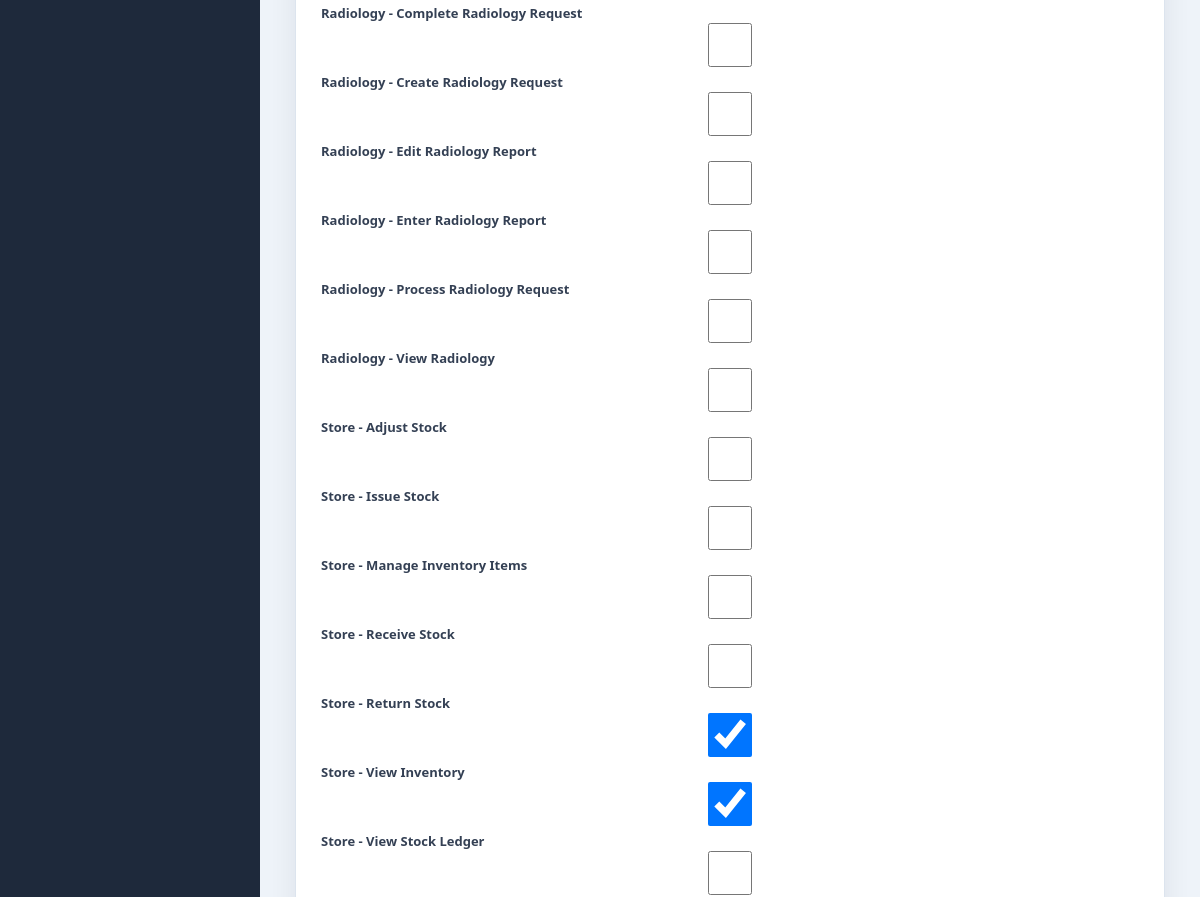
Before: /modules/administration/permissions/matrix.php (signed in, middle part) with the older database file.
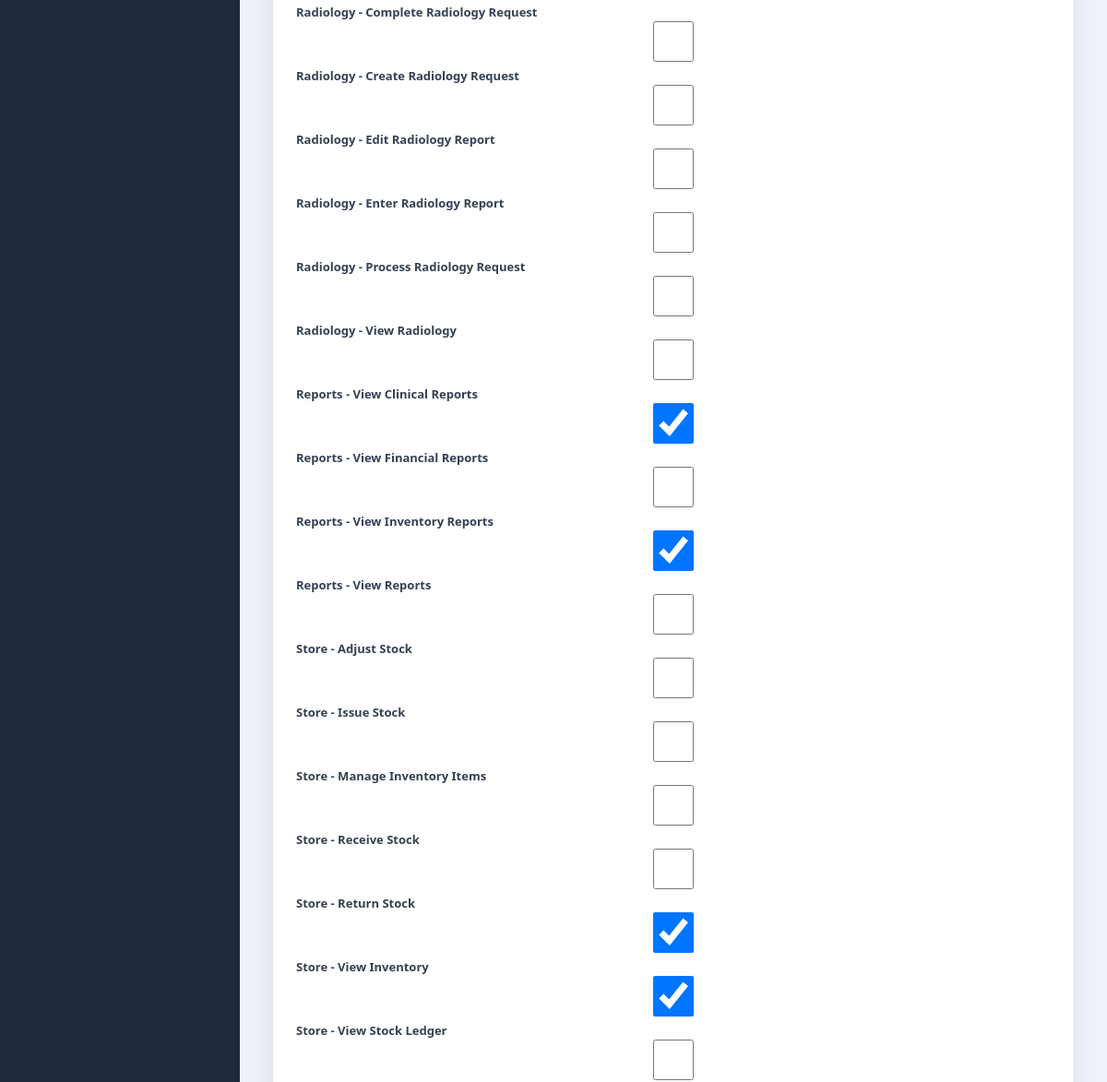
After: the same page with the newer database file.
### tables this page shows
CREATE TABLE `permissions` (
  `id` int(11) NOT NULL AUTO_INCREMENT,
  `permission_key` varchar(100) NOT NULL,
  `permission_name` varchar(150) NOT NULL,
  `module` varchar(100) NOT NULL,
  `description` text DEFAULT NULL,
  `is_active` tinyint(1) NOT NULL DEFAULT 1,
  `created_at` timestamp NOT NULL DEFAULT current_timestamp(),
  `updated_at` timestamp NULL DEFAULT NULL ON UPDATE current_timestamp(),
  PRIMARY KEY (`id`),
  UNIQUE KEY `uq_permissions_key` (`permission_key`),
  KEY `idx_permissions_module` (`module`),
  KEY `idx_permissions_active` (`is_active`)
);

### modules/administration/partials/bootstrap.php (called while the page is built, shortened)
<?php
require_once __DIR__ . '/../../../config/auth.php';
require_once __DIR__ . '/../../../config/database.php';
require_once __DIR__ . '/../../../config/helpers.php';
require_once __DIR__ . '/../../../services/RoleService.php';
require_once __DIR__ . '/../../../services/PermissionService.php';
require_once __DIR__ . '/../../../services/UserDepartmentService.php';
$permissionService = new PermissionService($pdo);
$roleService = new RoleService($pdo);

### services/PermissionService.php (called while the page is built, shortened)
<?php
class PermissionService
{
    private PDO $pdo;
    public function __construct(PDO $pdo, ?SettingsService $settingsService = null)
    {
        $this->pdo = $pdo;
    }
    public function listPermissions(bool $includeInactive = true): array
    {
        $sql = '
            SELECT id, permission_key, permission_name, module,
                   description, is_active, created_at, updated_at
            FROM permissions
        ';
        if (!$includeInactive) {
            $sql .= ' WHERE is_active = 1';
        }
        $sql .= ' ORDER BY module, permission_name';
        try {
            return $this->pdo->query($sql)->fetchAll(PDO::FETCH_ASSOC);
        } catch (Throwable $exception) {
            return [];
        }
    }
    public function getRolePermissions(int $roleId): array
    {
        $stmt = $this->pdo->prepare('
            SELECT p.id, p.permission_key, p.permission_name, p.module,
                   p.description, p.is_active
            FROM permissions p
            INNER JOIN role_permissions rp ON rp.permission_id = p.id
            WHERE rp.role_id = :role_id
            ORDER BY p.module, p.permission_name
        ');
        $stmt->execute([':role_id' => $roleId]);
        return $stmt->fetchAll(PDO::FETCH_ASSOC);
    }
}

### config/helpers.php (called while the page is built, shortened)
<?php
function e($value): string
{
    return htmlspecialchars(
        (string)$value,
        ENT_QUOTES,
        'UTF-8'
    );
}

### services/RoleService.php (called while the page is built, shortened)
<?php
class RoleService
{
    private PDO $pdo;
    public function __construct(PDO $pdo)
    {
        $this->pdo = $pdo;
    }
    public function listRoles(bool $includeInactive = true): array
    {
        $stmt = $this->pdo->prepare(
            'SELECT id, role_name, description, is_active, created_at, updated_at FROM roles WHERE is_active = 1 ORDER BY role_name'
        );
        $stmt->execute();
        return $stmt->fetchAll(PDO::FETCH_ASSOC);
    }
}

### modules/administration/permissions/matrix.php (the view, shortened to what this page needs)
<?php
require_once __DIR__ . '/../partials/bootstrap.php';
$roles = $roleService->listRoles(false);
$permissions = $permissionService->listPermissions(false);
$selectedRoleId = (int)($_GET['role_id'] ?? ($roles[0]['id'] ?? 0));
$assigned = array_map('intval', array_column($permissionService->getRolePermissions($selectedRoleId), 'id'));
require_once __DIR__ . '/../../../layouts/header.php';
require_once __DIR__ . '/../../../layouts/sidebar.php';
?>
<main class="content">
    <section class="card">
        <form method="POST" action="matrix_save.php">
            <?php foreach ($permissions as $permission): ?>
                <label style="display:block">
                    <input type="checkbox" name="permission_ids[]" value="<?= (int)$permission['id'] ?>" <?= in_array((int)$permission['id'], $assigned, true) ? 'checked' : '' ?>>
                    <?= e($permission['module'] . ' - ' . $permission['permission_name']) ?>
                </label>
            <?php endforeach; ?>
        </form>
    </section>
</main>
<?php require_once __DIR__ . '/../../../layouts/footer.php'; ?>

Changed rows visible on the page:
added permissions: module+permission_name "Reports - View Clinical Reports"
added permissions: id "☑", module+permission_name "Reports - View Financial Reports"
added permissions: module+permission_name "Reports - View Inventory Reports"
added permissions: id "☑", module+permission_name "Reports - View Reports"
